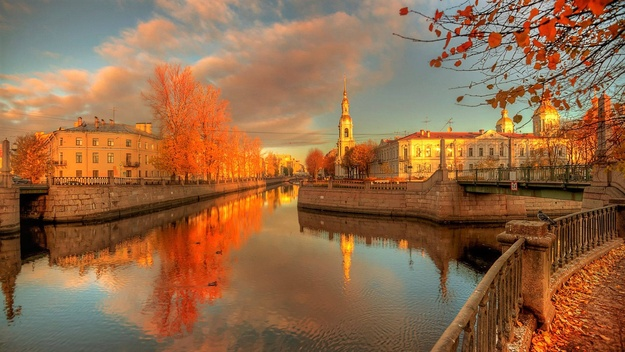
#> input picture src/Example_6/assets/petersburg.jpg, 625 x 352 px, shrunk from 1920 x 1080 before the run, found by its file name
$ python drawing_histogram_gray.py
#> lines starting #> are read from the running program, lines starting #| are printed output that depends on the picture
import cv2
import numpy as np
import matplotlib.pyplot as plt
import os

results_folder = r"C:\OpenCV_Work\src\Example_6\results"
if not os.path.exists(results_folder):
    os.makedirs(results_folder)
    print(f"'{results_folder}' folder created.")
img=cv2.imread(r"C:\OpenCV_Work\assets\petersburg.jpg", cv2.IMREAD_GRAYSCALE)
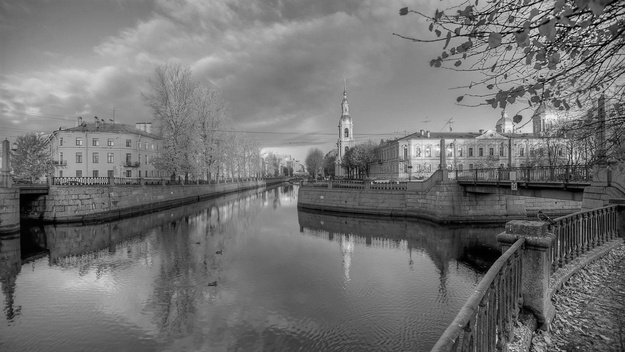
#> img: shape (352, 625); min 0, max 251, mean 114.3

# hist = cv2.calcHist(images, channels, mask, histSize, ranges, accumulate=False)
# channels--> (0=Grayscale, 1, 2, 3 for BGR or RGB), ranges--> Pixel value range (example: [0.256])
hist = cv2.calcHist([img], [0], None, [256], [0,256])
#> hist = 256 values, max 2640 at index 133, min 0 at index 240, mean 859.4

plt.figure(figsize=(10, 6))
plt.title('Gray Level Histogram')
plt.xlabel('Pixel Value')
plt.ylabel('Frequency')
plt.plot(hist, color='black')
plt.xlim([0, 256])
plt.grid(True, alpha=0.3)

line_plot_path = os.path.join(results_folder, 'Gray Level Histogram.png')
plt.savefig(line_plot_path, dpi=300, bbox_inches='tight')
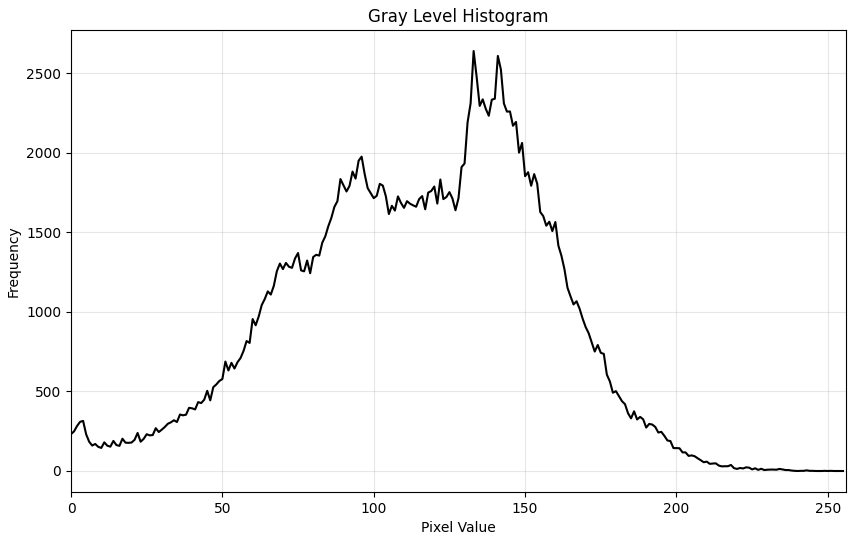
#> figure drawn by matplotlib, 1 panel; curve peaks at x = 133, y = 2640
print(f"Line chart saved: {line_plot_path}")

plt.show()

plt.figure(figsize=(12, 6))
plt.title('Gray Level Histogram (Bar)')
plt.xlabel('Pixel Value')
plt.ylabel('Frequency')
plt.bar(range(256), hist.flatten(), color='gray', width=1.0, edgecolor='black', linewidth=0.5)
plt.xlim([0, 256])
plt.grid(True, alpha=0.3)


bar_plot_path = os.path.join(results_folder, 'Gray Level Histogram (Bar).png')
plt.savefig(bar_plot_path, dpi=300, bbox_inches='tight', facecolor='white')
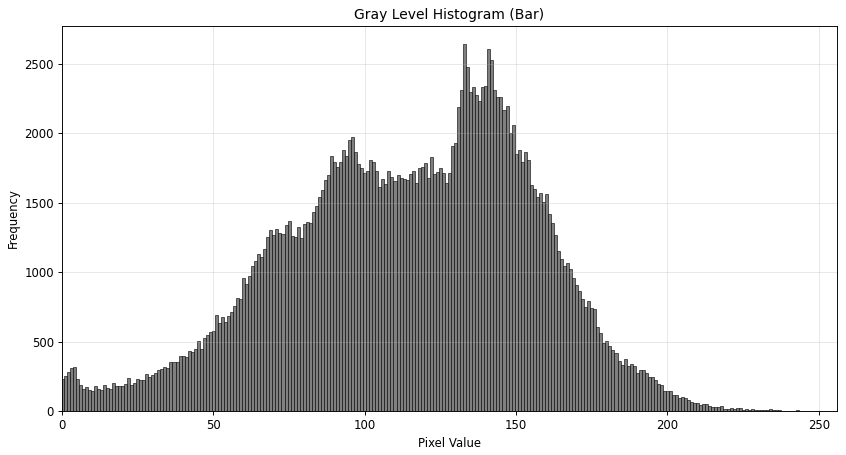
#> figure drawn by matplotlib, 1 panel; tallest bar 2640 high, from x = 132.5 to 133.5
print(f"Bar chart saved: {bar_plot_path}")

plt.show()
